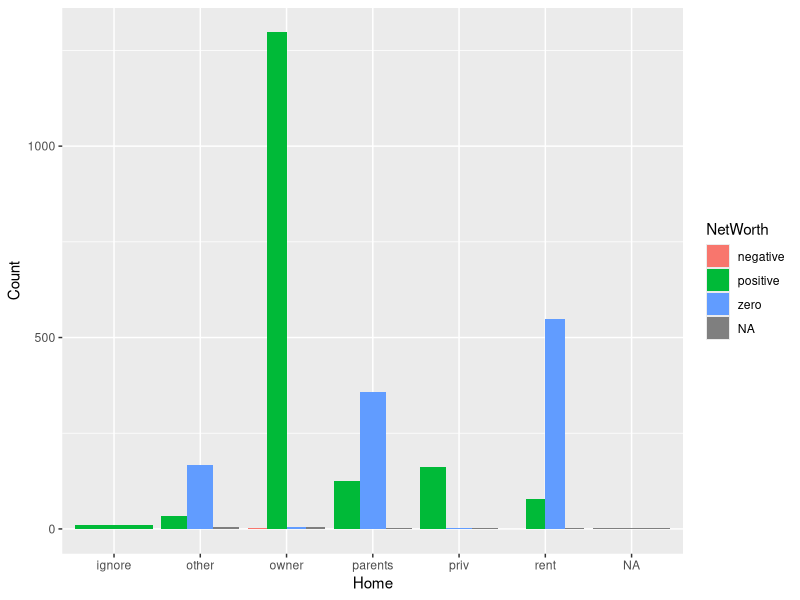
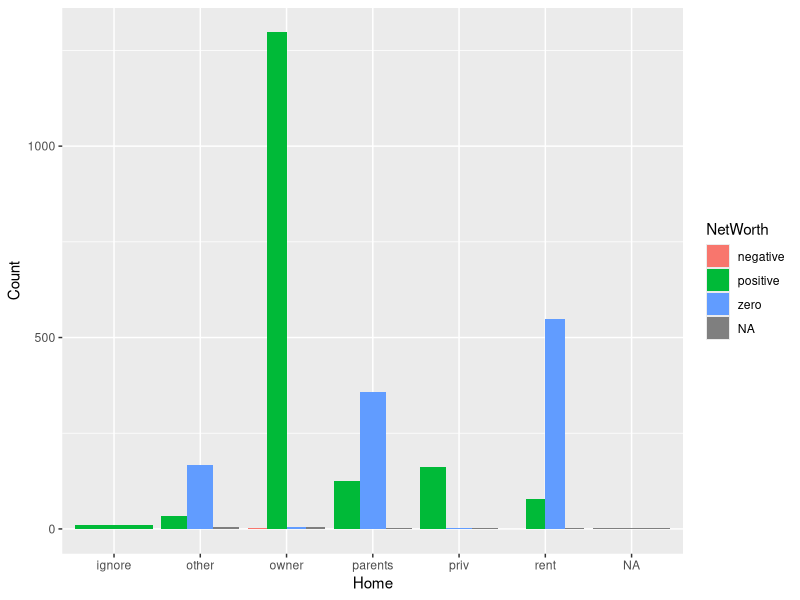

The R script that drew these images, in order:
## ---- chunk 1
library(dplyr)
library(readr)
customers <- read_csv("credit_data.csv")
customers
## ---- chunk 2
customers %>%
  select(id, Status, Time, Amount, Price)
## ---- chunk 3
select(customers, id, Status, Time, Amount, Price)
## ---- chunk 4
customers %>% 
  select(id:Marital)
## ---- chunk 5
customers %>% 
  select(1:5)
## ---- chunk 6
customers %>% 
  select(-Records)
## ---- chunk 7
customers %>% 
  select(id:Job, Amount, 11, -Records)
## ---- chunk 8
customers %>% 
  select(starts_with("A"))
## ---- chunk 9
customers %>% 
  filter(Home == "owner")
## ---- chunk 10
customers %>% 
  filter(Job != "fixed")
## ---- chunk 11
customers %>% 
  filter(Home == "owner",
         Job != "fixed")

# is the same as

customers %>% 
  filter(Home == "owner" & Job != "fixed")
## ---- chunk 12
customers %>% 
  filter(Home == "rent" | Home == "parents")
## ---- chunk 13
customers %>% 
  filter(Home %in% c("rent", "parents"))
## ---- chunk 14
customers %>% 
  arrange(Amount)
## ---- chunk 15
customers %>% 
  arrange(desc(Amount))
## ---- chunk 16
customers %>% 
  arrange(Income, Assets, Debt)
## ---- chunk 17
customers %>% 
  arrange(desc(Amount)) %>% 
  slice(1:5)
## ---- chunk 18
customers %>% 
  mutate(DownPayment = Price - Amount)
## ---- chunk 19
customers %>% 
  mutate(Expenses = Expenses * 10,
         Income = Income * 10)
## ---- chunk 20
# customers$NetWorth <- ifelse(customers$Assets > customers$Debt, "positive",
#                              ifelse(customers$Assets < customers$Debt, "negative",
#                                     "zero"))
## ---- chunk 21
customers %>% 
  mutate(NetWorth = case_when(Assets > Debt ~ "positive",
                              Assets < Debt ~ "negative",
                              Assets == Debt ~ "zero"))
## ---- chunk 22
customers %>% 
  mutate(AmountPct = percent_rank(Amount))
## ---- chunk 23
customers %>% 
  mutate_at(vars(Expenses:Price), log)
## ---- chunk 24
x10 <- function(x) x*10
customers %>% 
  mutate_if(is.numeric, x10)
## ---- chunk 25
customers %>% 
  summarize(AvgAmount = mean(Amount))
## ---- chunk 26
customers %>% 
  group_by(Job) %>% 
  summarize(AvgAmount = mean(Amount),
            n = n())
## ---- chunk 27
customers %>% 
  group_by(Job, Marital) %>% 
  summarize(AvgAmount = mean(Amount),
            n = n())
## ---- chunk 28
customers %>% 
  group_by(Job) %>% 
  mutate(SDJobAmt = sd(Amount))
## ---- chunk 29
customers %>% 
  select(-Records) %>%
  filter(Job == "fixed") %>% 
  select(id, Age, Marital, Home, Job, Seniority, Expenses, Income, Assets, Debt, Amount, Time, Price, Status) %>% 
  arrange(desc(Amount)) %>% 
  mutate(NetWorth = case_when(Assets > Debt ~ "positive",
                              Assets < Debt ~ "negative",
                              Assets == Debt ~ "zero")) %>% 
  group_by(Home, NetWorth) %>% 
  summarize(Count = n()) %>% 
  arrange(desc(Count))
## ---- chunk 30
library(ggplot2)

customers_plot <- customers %>% 
  select(-Records) %>%
  filter(Job == "fixed") %>% 
  select(id, Age, Marital, Home, Job, Seniority, Expenses, Income, Assets, Debt, Amount, Time, Price, Status) %>% 
  arrange(desc(Amount)) %>% 
  mutate(NetWorth = case_when(Assets > Debt ~ "positive",
                              Assets < Debt ~ "negative",
                              Assets == Debt ~ "zero")) %>% 
  group_by(Home, NetWorth) %>% 
  summarize(Count = n())  %>% 
  arrange(desc(Count))

ggplot(customers_plot, aes(x = Home, fill = NetWorth, y = Count)) +
  geom_bar(position = "dodge", stat = "identity")
## ---- chunk 31
customers %>% 
  select(-Records) %>%
  filter(Job == "fixed") %>% 
  select(id, Age, Marital, Home, Job, Seniority, Expenses, Income, Assets, Debt, Amount, Time, Price, Status) %>% 
  arrange(desc(Amount)) %>% 
  mutate(NetWorth = case_when(Assets > Debt ~ "positive",
                              Assets < Debt ~ "negative",
                              Assets == Debt ~ "zero")) %>% 
  group_by(Home, NetWorth) %>% 
  summarize(Count = n()) %>% 
  arrange(desc(Count)) %>% 
ggplot(aes(x = Home, fill = NetWorth, y = Count)) +
  geom_bar(position = "dodge", stat = "identity")
